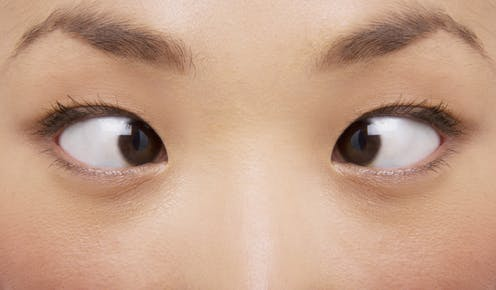
#> input picture images/eyesc.jpg, 496 x 290 px
$ python circles.py
#> lines starting #> are read from the running program, lines starting #| are printed output that depends on the picture; after the words box and inside, x2 and y2 are one past the last pixel; in counts of white or black regions, pixels touching at a corner belong together
#!/usr/bin/env python3
# -*- coding: utf-8 -*-
"""
Created on Sat Aug  3 13:55:37 2019

@author: Gustavo
"""

import cv2
import numpy as np
import sys

path = "../images/"

def onTrackbarChange(max_slider):
    cimg = np.copy(img)

    p1 = max_slider
    p2 = max_slider * 0.4

    # Detect circles using HoughCircles transform
    circles = cv2.HoughCircles(gray, cv2.HOUGH_GRADIENT, 1, cimg.shape[0]/64, param1=p1, param2=p2, minRadius=25, maxRadius=50)

    # If at least 1 circle is detected
    if circles is not None:
        cir_len = circles.shape[1] # store length of circles found
        circles = np.uint16(np.around(circles))
        for i in circles[0, :]:
            # Draw the outer circle
            cv2.circle(cimg, (i[0], i[1]), i[2], (0, 255, 0), 2)
            # Draw the center of the circle
            cv2.circle(cimg, (i[0], i[1]), 2, (0, 0, 255), 3)
    else:
        cir_len = 0 # no circles detected

    # Display output image
    cv2.imshow('Image', cimg)

    # Edge image for debugging
    edges = cv2.Canny(gray, p1, p2)
    cv2.imshow('Edges', edges)


if __name__ == "__main__":
    # Read image
    img = cv2.imread(path + "eyesc.jpg", 1)
#> img is the input picture: shape (290, 496, 3); mean B, G, R 136.6, 159.8, 197.2

    # Convert to gray-scale
    gray = cv2.cvtColor(img, cv2.COLOR_BGR2GRAY)
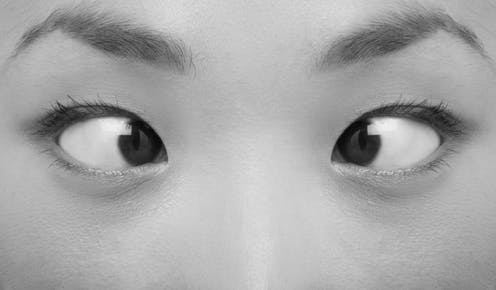
#> gray: shape (290, 496); min 5, max 241, mean 168.3

    # Create display windows
    cv2.namedWindow("Edges")
    cv2.namedWindow("Image")


    # Trackbar will be used for changing threshold for edge
    initThresh = 105
    maxThresh = 200

    # Create trackbar
    cv2.createTrackbar("Threshold", "Image", initThresh, maxThresh, onTrackbarChange)
    onTrackbarChange(initThresh)
#> in onTrackbarChange, `circles = cv2.HoughCircles(gray, cv2.HOUGH_GRADIENT, 1, cimg.shape[0]/..`: circles = None
#> in onTrackbarChange, `edges = cv2.Canny(gray, p1, p2)`:
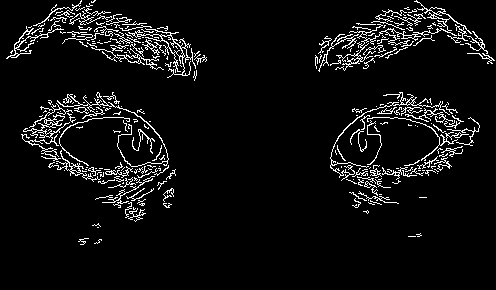
#> edges: shape (290, 496); 6.1% white in thin lines or dots, all inside (x1, y1, x2, y2) = (6, 0, 495, 245)

    while True:
        key = cv2.waitKey(1)
#> (key Esc is pressed here)
        if key == 27:
            break

    cv2.destroyAllWindows()

$ run again, with images/via1..jpg copied over images/eyesc.jpg
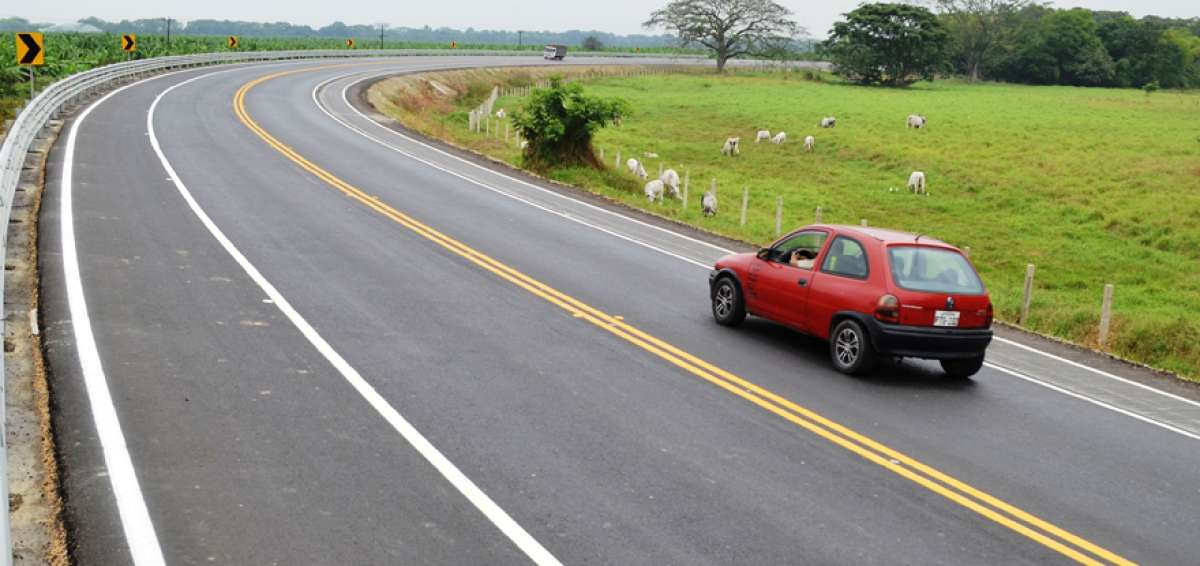
#> input picture images/via1..jpg, 1200 x 566 px
#> img is the input picture: shape (566, 1200, 3); mean B, G, R 122, 141.4, 140.4
#> `gray = cv2.cvtColor(img, cv2.COLOR_BGR2GRAY)`:
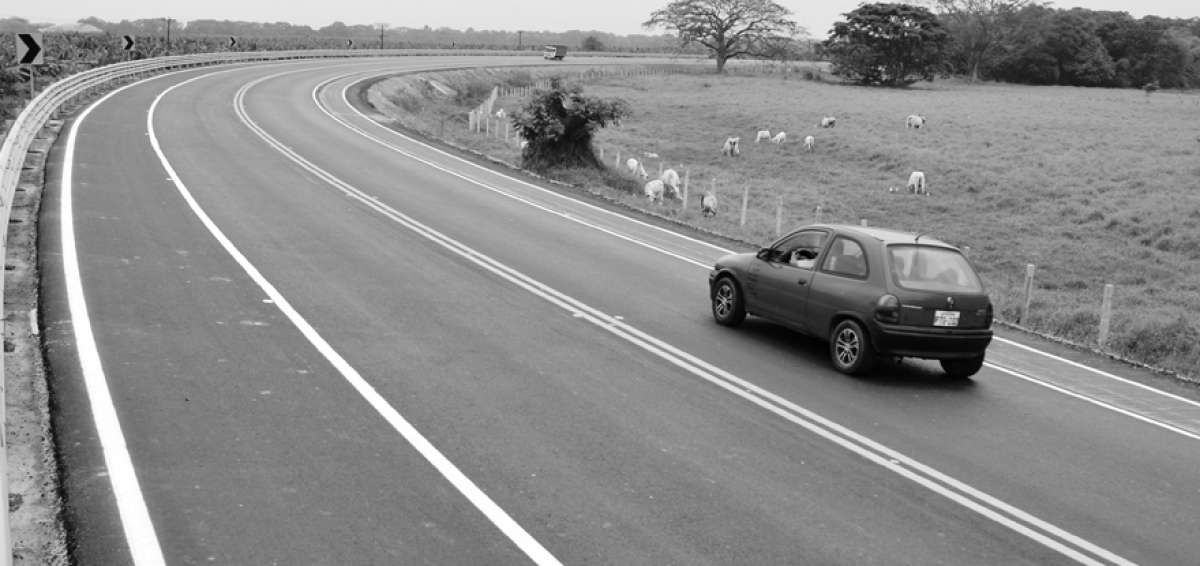
#> gray: shape (566, 1200); min 0, max 255, mean 138.9
#> circles = None
#> in onTrackbarChange, `edges = cv2.Canny(gray, p1, p2)`:
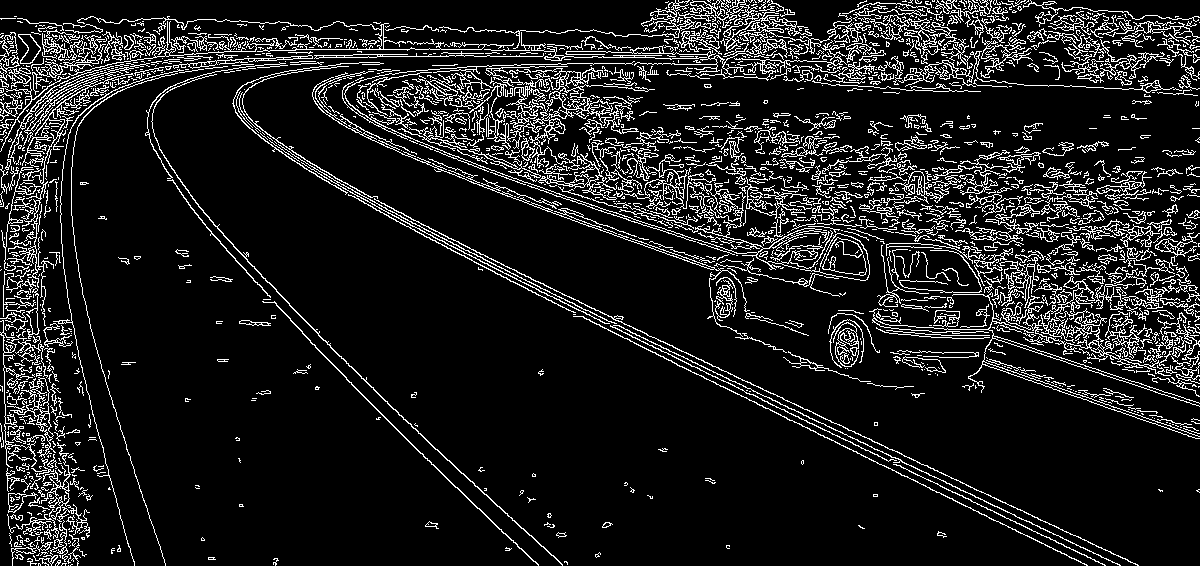
#> edges: shape (566, 1200); 11.5% white in thin lines or dots

$ run again, with images/viaf.jpg copied over images/eyesc.jpg
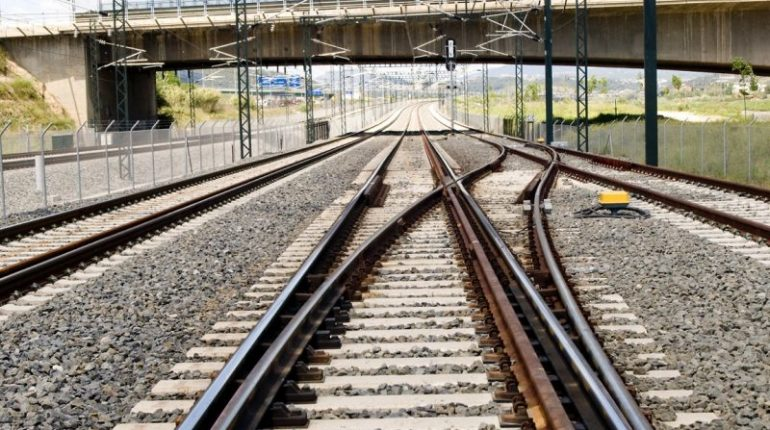
#> input picture images/viaf.jpg, 770 x 430 px
#> img is the input picture: shape (430, 770, 3); mean B, G, R 115.3, 127.3, 135.4
#> in onTrackbarChange, `circles = cv2.HoughCircles(gray, cv2.HOUGH_GRADIENT, 1, cimg.shape[0]/..`: circles = [[587.5, 233.5, 36.1], [625.5, 253.5, 33.8], [571.5, 201.5, 33.8]]
#> in onTrackbarChange, `circles = np.uint16(np.around(circles))`: circles = [[588, 234, 36], [626, 254, 34], [572, 202, 34]]
#> the loop in onTrackbarChange, `for i in circles[0, :]:` made 3 passes
#> after the loop in onTrackbarChange, `for i in circles[0, :]:`:
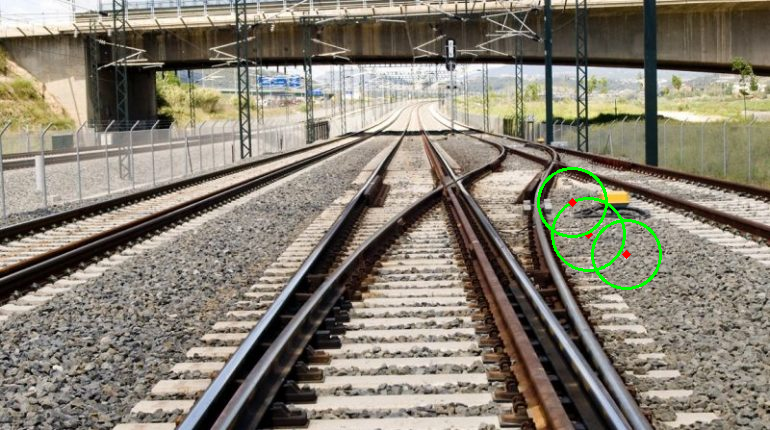
#> cimg: shape (430, 770, 3); 0.61% of pixels changed, all inside (x1, y1, x2, y2) = (537, 167, 662, 290)
#> in onTrackbarChange, `edges = cv2.Canny(gray, p1, p2)`:
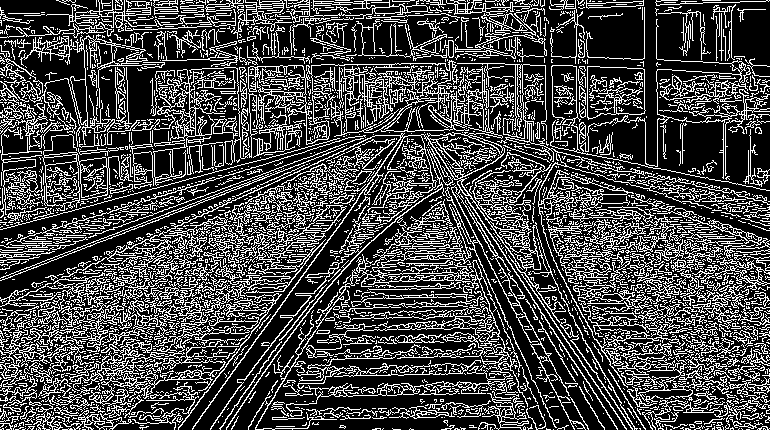
#> edges: shape (430, 770); 28.1% white in thin lines or dots
